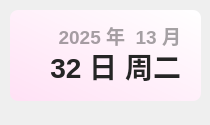
<?xml version="1.0" encoding="UTF-8"?>
<ui version="4.0">
 <class>Theme</class>
 <widget class="QWidget" name="Form">
  <property name="geometry">
   <rect>
    <x>0</x>
    <y>0</y>
    <width>210</width>
    <height>125</height>
   </rect>
  </property>
  <property name="minimumSize">
   <size>
    <width>0</width>
    <height>0</height>
   </size>
  </property>
  <property name="maximumSize">
   <size>
    <width>16777215</width>
    <height>65536</height>
   </size>
  </property>
  <property name="windowTitle">
   <string>时间</string>
  </property>
  <widget class="QLabel" name="date_text">
   <property name="geometry">
    <rect>
     <x>20</x>
     <y>20</y>
     <width>161</width>
     <height>31</height>
    </rect>
   </property>
   <property name="font">
    <font>
     <family>Microsoft YaHei UI</family>
     <pointsize>14</pointsize>
     <weight>75</weight>
     <bold>true</bold>
    </font>
   </property>
   <property name="styleSheet">
    <string notr="true">color: rgba(0, 0, 0, 90);
font-weight: bold;</string>
   </property>
   <property name="text">
    <string>2025 年  13 月</string>
   </property>
   <property name="textFormat">
    <enum>Qt::PlainText</enum>
   </property>
   <property name="alignment">
    <set>Qt::AlignRight|Qt::AlignTrailing|Qt::AlignVCenter</set>
   </property>
  </widget>
  <widget class="QLabel" name="day_text">
   <property name="geometry">
    <rect>
     <x>30</x>
     <y>40</y>
     <width>151</width>
     <height>51</height>
    </rect>
   </property>
   <property name="font">
    <font>
     <family>Microsoft YaHei UI</family>
     <pointsize>21</pointsize>
     <weight>75</weight>
     <bold>true</bold>
    </font>
   </property>
   <property name="styleSheet">
    <string notr="true">border: none;
color: rgba(37, 37, 37, 255);
font-weight: bold</string>
   </property>
   <property name="text">
    <string>32 日 周二</string>
   </property>
   <property name="textFormat">
    <enum>Qt::PlainText</enum>
   </property>
   <property name="alignment">
    <set>Qt::AlignRight|Qt::AlignTrailing|Qt::AlignVCenter</set>
   </property>
  </widget>
  <widget class="QLabel" name="backgnd">
   <property name="geometry">
    <rect>
     <x>10</x>
     <y>10</y>
     <width>191</width>
     <height>91</height>
    </rect>
   </property>
   <property name="styleSheet">
    <string notr="true">background-color: qlineargradient(spread:pad, x1:0, y1:1, x2:1, y2:0, stop:0 rgba(255, 225, 245, 255), stop:1 rgba(255, 255, 255, 255));
border-radius: 8px</string>
   </property>
   <property name="text">
    <string/>
   </property>
  </widget>
  <widget class="QLabel" name="img">
   <property name="geometry">
    <rect>
     <x>10</x>
     <y>10</y>
     <width>91</width>
     <height>91</height>
    </rect>
   </property>
   <property name="styleSheet">
    <string notr="true"/>
   </property>
   <property name="pixmap">
    <pixmap>img/1.png</pixmap>
   </property>
   <property name="scaledContents">
    <bool>true</bool>
   </property>
  </widget>
  <zorder>backgnd</zorder>
  <zorder>img</zorder>
  <zorder>date_text</zorder>
  <zorder>day_text</zorder>
 </widget>
 <resources/>
 <connections/>
</ui>
